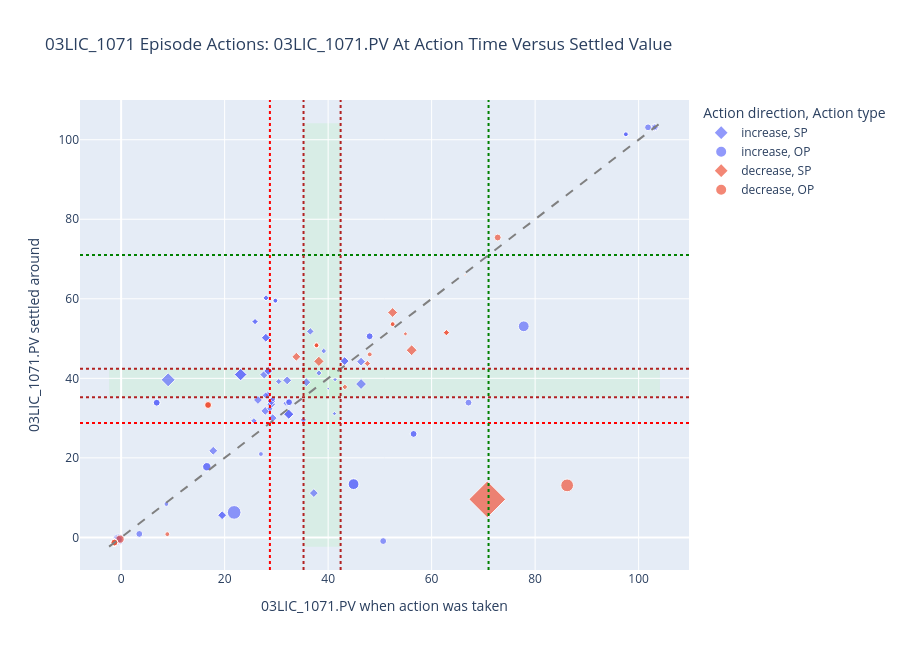

The notebook cell this image was saved under:
### Markdown cell above
## Extract 03LIC_1071 Episode Actions Near The Alarm Limit

This section pulls only the `03LIC_1071` control actions found inside alarm-episode windows where the target PV was near or below the low alarm limit when the action was taken, but later settled back to materially higher values.

The thresholds are explicit and can be tuned:

- `ALARM_LOW_LIMIT`: low alarm threshold for `03LIC_1071.PV`
- `AROUND_ALARM_BUFFER`: how far above the alarm threshold still counts as "around alarm limit"
- `SETTLED_HIGH_PV_THRESHOLD`: minimum settled PV considered a strong recovery
- `MIN_RECOVERY_DELTA`: minimum increase from action-time PV to settled PV

### Code cell
# ── Visual 3: 03LIC_1071 action-time PV vs settled PV ───────────────────
plot_df = response_df[response_df['source_tag'] == '03LIC_1071'].dropna(subset=['pv_at_action', 'settled_pv']).copy()

fig = px.scatter(
    plot_df,
    x='pv_at_action',
    y='settled_pv',
    color='action_direction',
    symbol='change_type',
    size='abs_op_delta',
    hover_data=[
        'EpisodeID', 'event_time', 'change_type', 'op_delta',
        'response_time_mins', 'settling_time_mins', 'action_zone',
        'settled_zone', 'movement_towards_limits'
    ],
    title='03LIC_1071 Episode Actions: 03LIC_1071.PV At Action Time Versus Settled Value',
    labels={
        'pv_at_action': '03LIC_1071.PV when action was taken',
        'settled_pv': '03LIC_1071.PV settled around',
        'abs_op_delta': '|action change|',
        'action_direction': 'Action direction',
        'change_type': 'Action type'
    },
    symbol_map={'OP': 'circle', 'SP': 'diamond'}
)

min_axis = min(plot_df['pv_at_action'].min(), plot_df['settled_pv'].min(), TARGET_LOWER_LIMIT) - 1
max_axis = max(plot_df['pv_at_action'].max(), plot_df['settled_pv'].max(), TARGET_UPPER_LIMIT) + 1

fig.add_shape(
    type='rect',
    x0=min_axis, x1=max_axis,
    y0=TARGET_LOWER_LIMIT, y1=TARGET_UPPER_LIMIT,
    fillcolor='lightgreen', opacity=0.15, line_width=0,
    layer='below'
)
fig.add_shape(
    type='rect',
    x0=TARGET_LOWER_LIMIT, x1=TARGET_UPPER_LIMIT,
    y0=min_axis, y1=max_axis,
    fillcolor='lightgreen', opacity=0.15, line_width=0,
    layer='below'
)
fig.add_shape(
    type='line',
    x0=min_axis, y0=min_axis, x1=max_axis, y1=max_axis,
    line=dict(color='gray', dash='dash')
)
fig.add_hline(y=TARGET_LOWER_LIMIT, line_dash='dot', line_color='firebrick')
fig.add_hline(y=TARGET_UPPER_LIMIT, line_dash='dot', line_color='firebrick')
fig.add_hline(y=71, line_dash='dot', line_color='green')
fig.add_hline(y=28.75, line_dash='dot', line_color='red')
fig.add_vline(x=28.75, line_dash='dot', line_color='red')
fig.add_vline(x=TARGET_LOWER_LIMIT, line_dash='dot', line_color='firebrick')
fig.add_vline(x=TARGET_UPPER_LIMIT, line_dash='dot', line_color='firebrick')
fig.add_vline(x=71, line_dash='dot', line_color='green')

fig.update_layout(height=650)
fig.show()

### Figure 1 — Plotly figure (JSON) as saved in the notebook; plotly's stock layout.template omitted (floating-point values rounded to 4 significant figures; data arrays with more than 128 entries replaced by an {"elided": "..."} marker saying what was removed)
{"data": [{"customdata": {"elided": "46x9 mixed values"}, "hovertemplate": "Action direction=increase<br>Action type=%{customdata[2]}<br>03LIC_1071.PV when action was taken=%{x}<br>03LIC_1071.PV settled around=%{y}<br>|action change|=%{marker.size}<br>EpisodeID=%{customdata[0]}<br>event_time=%{customdata[1]}<br>op_delta=%{customdata[3]}<br>response_time_mins=%{customdata[4]}<br>settling_time_mins=%{customdata[5]}<br>action_zone=%{customdata[6]}<br>settled_zone=%{customdata[7]}<br>movement_towards_limits=%{customdata[8]}<extra></extra>", "legendgroup": "increase, SP", "marker": {"color": "#636efa", "size": [2.0, 2.0, 1.0, 2.0, 1.0, 2.0, 1.195, 1.0, 2.0, 2.0, 2.0, 0.5, 2.0, 2.0, 1.0, 0.5, 2.0, 2.0, 2.0, 1.434, 2.0, 1.0, 2.0, 2.0, 2.0, 2.0, 2.0, 1.208, 1.0, 0.5, 0.2, 3.0, 0.8635, 2.0, 1.0, 1.0, 1.0, 1.0, 4.0, 4.0, 2.624, 2.624, 2.624, 1.0, 5.0, 1.0], "sizemode": "area", "sizeref": 0.08568, "symbol": "diamond"}, "mode": "markers", "name": "increase, SP", "orientation": "v", "showlegend": true, "type": "scatter", "x": [35.79, 29.29, 25.66, 29.01, 28.32, 27.65, 28.37, 31.86, 27.85, 26.44, 37.24, 31.51, 19.52, 19.52, 35.23, 41.34, 32.09, 28.42, 28.42, 36.56, 29.05, 28.74, 43.2, 43.2, 27.96, 27.96, 17.79, 27.92, 38.22, 41.22, 40.03, 46.36, 39.14, 46.37, 28.01, 28.01, 25.88, 25.88, 23.08, 23.08, 32.39, 32.39, 32.39, 30.45, 9.084, 29.34], "xaxis": "x", "y": [39.01, 30.0, 29.32, 33.5, 36.1, 40.94, 35.8, 33.73, 31.8, 34.56, 11.14, 31.37, 5.585, 5.585, 29.55, 39.68, 39.49, 41.84, 41.84, 51.8, 34.28, 32.35, 44.34, 44.34, 50.21, 50.21, 21.78, 35.72, 41.32, 31.13, 37.4, 38.57, 46.86, 44.19, 60.22, 60.22, 54.27, 54.27, 40.95, 40.95, 30.98, 30.98, 30.98, 39.19, 39.63, 34.8], "yaxis": "y"}, {"customdata": {"elided": "47x9 mixed values"}, "hovertemplate": "Action direction=increase<br>Action type=%{customdata[2]}<br>03LIC_1071.PV when action was taken=%{x}<br>03LIC_1071.PV settled around=%{y}<br>|action change|=%{marker.size}<br>EpisodeID=%{customdata[0]}<br>event_time=%{customdata[1]}<br>op_delta=%{customdata[3]}<br>response_time_mins=%{customdata[4]}<br>settling_time_mins=%{customdata[5]}<br>action_zone=%{customdata[6]}<br>settled_zone=%{customdata[7]}<br>movement_towards_limits=%{customdata[8]}<extra></extra>", "legendgroup": "increase, OP", "marker": {"color": "#636efa", "size": [5.0, 8.0, 2.0, 2.0, 5.0, 5.0, 0.1, 2.0, 2.0, 2.0, 3.0, 2.0, 3.0, 1.0, 2.0, 3.0, 1.0, 2.0, 2.0, 2.0, 2.0, 5.0, 1.0, 1.0, 1.0, 2.0, 2.0, 2.0, 2.0, 1.0, 2.0, 1.0, 2.0, 1.0, 1.0, 2.0, 2.0, 2.0, 2.0, 2.0, 2.0, 1.0, 1.0, 2.0, 2.0, 2.0, 2.0], "sizemode": "area", "sizeref": 0.08568, "symbol": "circle"}, "mode": "markers", "name": "increase, OP", "orientation": "v", "showlegend": true, "type": "scatter", "x": [-0.5082, 21.84, -0.5243, -0.5377, 44.91, 44.91, 25.03, 6.871, 6.871, 6.871, -0.5255, 3.509, 16.55, 32.22, 56.52, 16.55, 32.22, 56.52, 50.64, -1.218, -1.292, 77.8, 29.8, 29.8, 29.8, 67.12, -1.299, -1.299, -1.299, 27.02, 32.45, 97.54, 32.45, 97.54, 97.54, 103.1, 48.02, 103.1, 48.02, 101.8, 103.1, 103.1, 8.75, -1.328, -1.328, -1.318, -1.318], "xaxis": "x", "y": [-0.5082, 6.286, -0.5328, -0.5377, 13.4, 13.4, 30.09, 33.87, 33.87, 33.87, -0.5266, 0.8724, 17.76, 34.26, 26.02, 17.76, 34.26, 26.02, -0.9191, -1.279, -1.304, 53.09, 59.52, 59.52, 59.52, 33.89, -1.299, -1.299, -1.299, 20.97, 34.0, 101.4, 34.0, 101.4, 101.4, 103.1, 50.58, 103.1, 50.58, 103.1, 103.1, 103.1, 8.41, -1.328, -1.327, -1.318, -1.314], "yaxis": "y"}, {"customdata": [[119, "2022-11-03T09:23:13.508600", "SP", -2, 1, 14, "below_lower_limit", "above_upper_limit", -1.612], [232, "2023-12-26T16:59:32.453000", "SP", -1, 1, 3, "above_upper_limit", "above_upper_limit", 11.37], [233, "2023-12-26T16:59:32.453000", "SP", -1, 1, 3, "above_upper_limit", "above_upper_limit", 11.37], [233, "2023-12-26T19:04:55.551000", "SP", -34.27, 1, 10, "above_upper_limit", "below_lower_limit", 2.664], [474, "2024-09-24T12:19:58.426500", "SP", -0.5, 1, 3, "above_upper_limit", "above_upper_limit", 3.763], [474, "2024-09-24T12:26:11.508200", "SP", -2.5, 3, 3, "above_upper_limit", "above_upper_limit", -4.087], [483, "2024-10-16T09:45:14.462800", "SP", -3, 1, 3, "above_upper_limit", "above_upper_limit", 9.069], [542, "2025-01-12T11:50:22.787400", "SP", -2.689, 1, 3, "within_limits", "above_upper_limit", -1.85], [550, "2025-01-16T13:13:49.125700", "SP", -1, 1, 20, "above_upper_limit", "above_upper_limit", 3.882], [560, "2025-05-08T06:43:04.996100", "SP", -0.8733, 2, 7, "above_upper_limit", "within_limits", 0.8164]], "hovertemplate": "Action direction=decrease<br>Action type=%{customdata[2]}<br>03LIC_1071.PV when action was taken=%{x}<br>03LIC_1071.PV settled around=%{y}<br>|action change|=%{marker.size}<br>EpisodeID=%{customdata[0]}<br>event_time=%{customdata[1]}<br>op_delta=%{customdata[3]}<br>response_time_mins=%{customdata[4]}<br>settling_time_mins=%{customdata[5]}<br>action_zone=%{customdata[6]}<br>settled_zone=%{customdata[7]}<br>movement_towards_limits=%{customdata[8]}<extra></extra>", "legendgroup": "decrease, SP", "marker": {"color": "#EF553B", "size": [2.0, 1.0, 1.0, 34.27, 0.5, 2.5, 3.0, 2.689, 1.0, 0.8733], "sizemode": "area", "sizeref": 0.08568, "symbol": "diamond"}, "mode": "markers", "name": "decrease, SP", "orientation": "v", "showlegend": true, "type": "scatter", "x": [33.86, 62.85, 62.85, 70.76, 54.94, 52.46, 56.14, 38.21, 47.6, 43.23], "xaxis": "x", "y": [45.42, 51.49, 51.49, 9.568, 51.18, 56.55, 47.07, 44.27, 43.71, 37.83], "yaxis": "y"}, {"customdata": {"elided": "21x9 mixed values"}, "hovertemplate": "Action direction=decrease<br>Action type=%{customdata[2]}<br>03LIC_1071.PV when action was taken=%{x}<br>03LIC_1071.PV settled around=%{y}<br>|action change|=%{marker.size}<br>EpisodeID=%{customdata[0]}<br>event_time=%{customdata[1]}<br>op_delta=%{customdata[3]}<br>response_time_mins=%{customdata[4]}<br>settling_time_mins=%{customdata[5]}<br>action_zone=%{customdata[6]}<br>settled_zone=%{customdata[7]}<br>movement_towards_limits=%{customdata[8]}<extra></extra>", "legendgroup": "decrease, OP", "marker": {"color": "#EF553B", "size": [2.0, 1.0, 2.0, 1.0, 2.0, 1.0, 2.0, 1.0, 3.0, 7.0, 0.1, 0.1, 1.0, 1.0, 1.0, 1.0, 1.0, 2.0, 2.0, 2.0, 2.0], "sizemode": "area", "sizeref": 0.08568, "symbol": "circle"}, "mode": "markers", "name": "decrease, OP", "orientation": "v", "showlegend": true, "type": "scatter", "x": [16.8, 37.75, 16.8, 37.75, 16.8, 37.75, 16.8, 37.75, -0.2164, 86.19, 66.49, 66.49, 52.47, 52.47, 48.04, 8.925, -1.298, -1.299, -1.299, -1.299, 72.77], "xaxis": "x", "y": [33.29, 48.31, 33.29, 48.31, 33.29, 48.31, 33.29, 48.31, -0.4329, 13.09, 66.01, 66.01, 53.62, 53.62, 46.02, 0.8148, -1.299, -1.299, -1.299, -1.299, 75.41], "yaxis": "y"}], "layout": {"height": 650, "legend": {"itemsizing": "constant", "title": {"text": "Action direction, Action type"}, "tracegroupgap": 0}, "shapes": [{"fillcolor": "lightgreen", "layer": "below", "line": {"width": 0}, "opacity": 0.15, "type": "rect", "x0": -2.328, "x1": 104.1, "y0": 35.25, "y1": 42.41}, {"fillcolor": "lightgreen", "layer": "below", "line": {"width": 0}, "opacity": 0.15, "type": "rect", "x0": 35.25, "x1": 42.41, "y0": -2.328, "y1": 104.1}, {"line": {"color": "gray", "dash": "dash"}, "type": "line", "x0": -2.328, "x1": 104.1, "y0": -2.328, "y1": 104.1}, {"line": {"color": "firebrick", "dash": "dot"}, "type": "line", "x0": 0, "x1": 1, "xref": "x domain", "y0": 35.25, "y1": 35.25, "yref": "y"}, {"line": {"color": "firebrick", "dash": "dot"}, "type": "line", "x0": 0, "x1": 1, "xref": "x domain", "y0": 42.41, "y1": 42.41, "yref": "y"}, {"line": {"color": "green", "dash": "dot"}, "type": "line", "x0": 0, "x1": 1, "xref": "x domain", "y0": 71, "y1": 71, "yref": "y"}, {"line": {"color": "red", "dash": "dot"}, "type": "line", "x0": 0, "x1": 1, "xref": "x domain", "y0": 28.75, "y1": 28.75, "yref": "y"}, {"line": {"color": "red", "dash": "dot"}, "type": "line", "x0": 28.75, "x1": 28.75, "xref": "x", "y0": 0, "y1": 1, "yref": "y domain"}, {"line": {"color": "firebrick", "dash": "dot"}, "type": "line", "x0": 35.25, "x1": 35.25, "xref": "x", "y0": 0, "y1": 1, "yref": "y domain"}, {"line": {"color": "firebrick", "dash": "dot"}, "type": "line", "x0": 42.41, "x1": 42.41, "xref": "x", "y0": 0, "y1": 1, "yref": "y domain"}, {"line": {"color": "green", "dash": "dot"}, "type": "line", "x0": 71, "x1": 71, "xref": "x", "y0": 0, "y1": 1, "yref": "y domain"}], "title": {"text": "03LIC_1071 Episode Actions: 03LIC_1071.PV At Action Time Versus Settled Value"}, "xaxis": {"anchor": "y", "domain": [0, 1], "title": {"text": "03LIC_1071.PV when action was taken"}}, "yaxis": {"anchor": "x", "domain": [0, 1], "title": {"text": "03LIC_1071.PV settled around"}}}}
